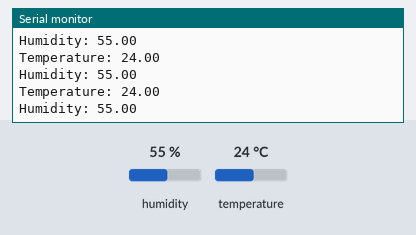
Recording of a sketch running on a simulated ESP8266 (NodeMCU). Parts: the last lines printed to the serial monitor. The inputs (shaded band) are chosen by the test bench; at power-on: humidity 55 %, temperature 24 °C.

Above: at 2.8 s.
2.9 s: humidity set to 22 %
At 5.5 s:
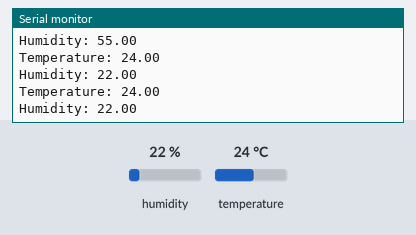
5.6 s: temperature set to 12 °C
At 6.9 s:
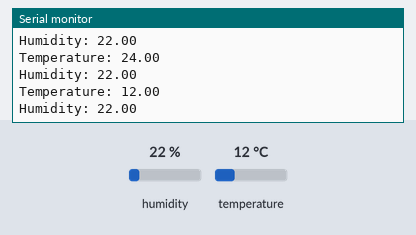
8.3 s: humidity set to 40 %
At 11.7 s:
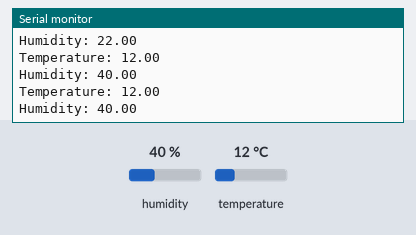
Timing chart, 0 to 13.2 s (numbered marks = the images above; inputs shaded):
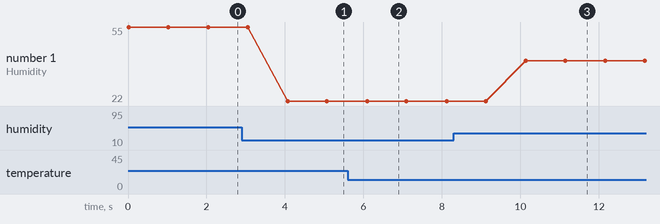

The sketch:

dht.ino
```cpp
#include <DHT.h>
#define DHTPIN D1
#define DHTTYPE DHT11
DHT dht(DHTPIN, DHTTYPE);
void setup() {
  Serial.begin(9600);
}

void loop() {
  float temperature, humidity;

  temperature = dht.readTemperature();
  humidity = dht.readHumidity();

  Serial.print("Temperature: ");
  Serial.println(temperature);
  Serial.print("Humidity: ");
  Serial.println(humidity);

  delay(1000);
}
```

Measured:
- after the input at 2.9 s, the serial monitor: prints a new line after 1.2 s (image 1)
- after the input at 5.6 s, the serial monitor: prints a new line after 0.49 s (image 2)
- after the input at 8.3 s, the serial monitor: prints a new line after 1.8 s (image 3)
- plotted number 1: 55 → 22 after the input at 2.9 s, 22 → 40 after the input at 8.3 s
